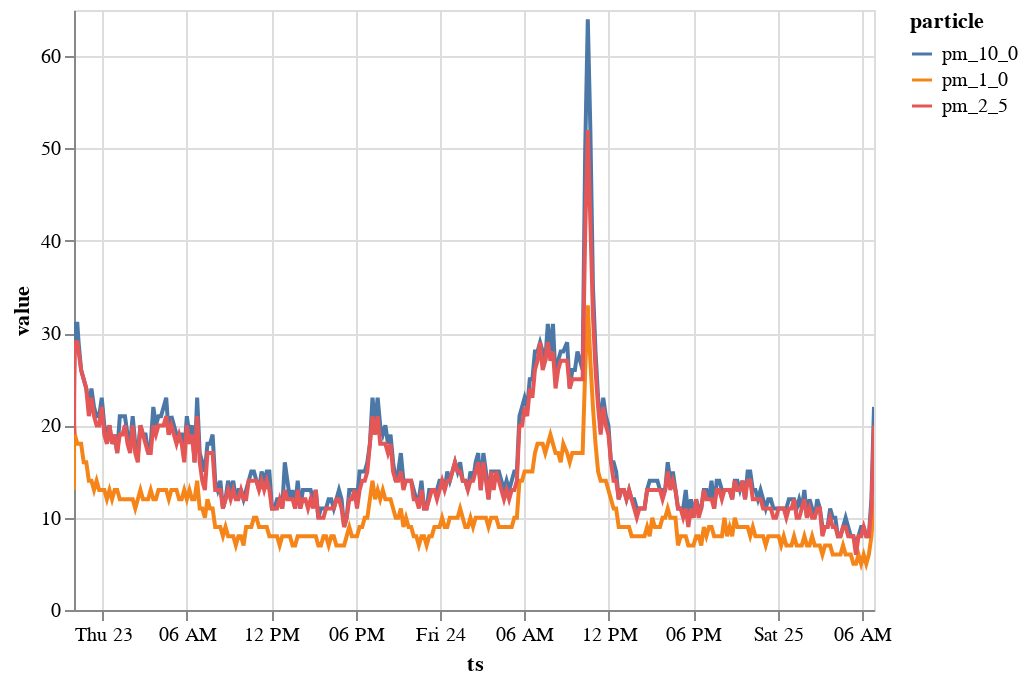

Source (notebook cell):
### Code cell
long_form=df.reset_index().melt('ts', var_name='particle', value_name='value')

alt.Chart(long_form).mark_line().encode(
  x='ts:T',
  y='value:Q',
  color='particle:N'
).interactive()

### Figure 1 — Vega-Lite specification as saved in the notebook (floating-point values rounded to 4 significant figures; data arrays with more than 128 entries replaced by an {"elided": "..."} marker saying what was removed)
{"config": {"view": {"continuousWidth": 400, "continuousHeight": 300}}, "data": {"name": "data-e1142377a0d397efa1111ebbb7cc6d68"}, "mark": "line", "encoding": {"color": {"type": "nominal", "field": "particle"}, "x": {"type": "temporal", "field": "ts"}, "y": {"type": "quantitative", "field": "value"}}, "selection": {"selector002": {"type": "interval", "bind": "scales", "encodings": ["x", "y"]}}, "$schema": "https://vega.github.io/schema/vega-lite/v4.8.1.json", "datasets": {"data-e1142377a0d397efa1111ebbb7cc6d68": {"elided": "942 records"}}}
